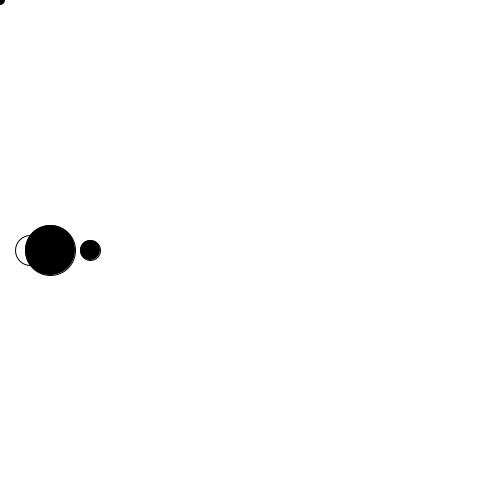
Frame 1 (no input)
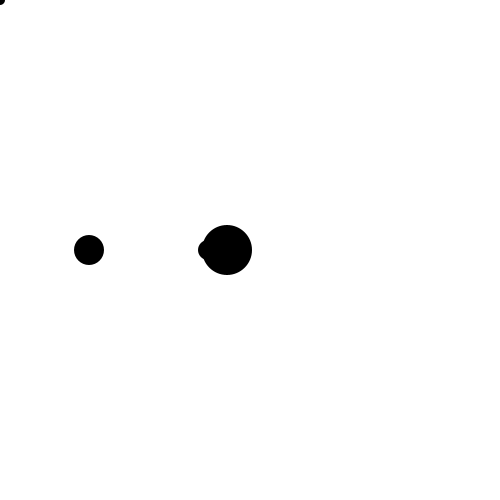
Frame 60 (the mouse pressed at the canvas centre just before this capture)
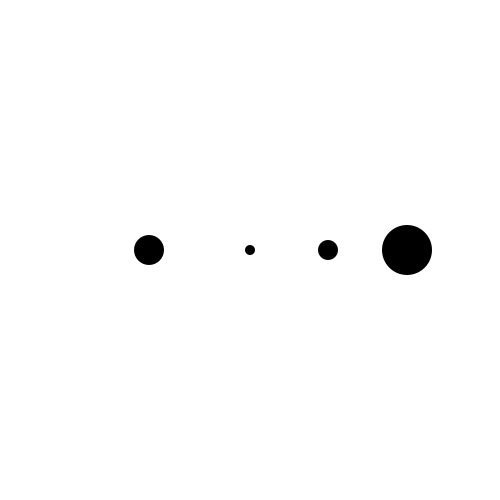
Frame 120 (the mouse held since frame 60 and released just before this capture)

The Processing sketch that drew these frames (run headless with seeded random() and noise(); from frame 60 on, the mouse is pressed at the canvas centre):

// Processing sketch: processing_117132
// ── processing_117132.pde

float xPos=30;
float yPos=50;
float zPos=90;



void setup(){
  size(500,500);
  noCursor();
}

void draw(){
  background(255);
  
  ellipse(xPos, height/2, 30, 30);
  fill(0);
  xPos = xPos + 1;
  if(xPos > width) {
    xPos=30;
  }
  
  
  ellipse(yPos, height/2, 50, 50);
  fill(0);
   yPos = yPos + 3;
  if(xPos > width) {
    yPos= 50;
  }
  
 
  ellipse(zPos, width/2, 20, 20);
  fill(0);
    zPos = zPos + 2;
  if(xPos > width) {
    yPos= 90;
  }
  
  noStroke();
  ellipse (mouseX, mouseY, 10, 10);
  
}
